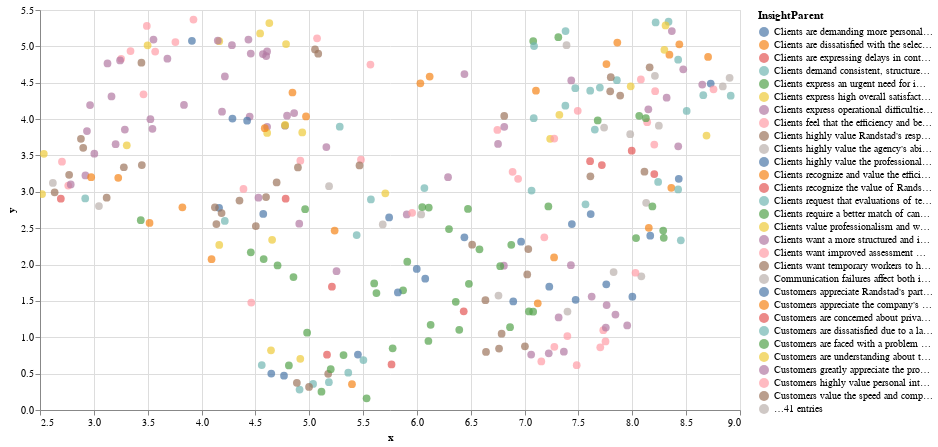

Here is the notebook cell this chart was saved with:
### Code cell
# Plot
chart = alt.Chart(df_explore).mark_circle(size=60).encode(
    x=#'x',
    alt.X('x',
        scale=alt.Scale(zero=False)
    ),
    y=
    alt.Y('y',
        scale=alt.Scale(zero=False)
    ),
    color='InsightParent',
    tooltip=['text', 'InsightParent']
).properties(
    width=700,
    height=400
)
chart.interactive()

### Figure 1 — Vega-Lite specification as saved in the notebook (floating-point values rounded to 4 significant figures; data arrays with more than 128 entries replaced by an {"elided": "..."} marker saying what was removed)
{"config": {"view": {"continuousWidth": 300, "continuousHeight": 300}}, "data": {"name": "data-10efaf3862b9bda8cea2396cd567cf79"}, "mark": {"type": "circle", "size": 60}, "encoding": {"color": {"field": "InsightParent", "type": "nominal"}, "tooltip": [{"field": "text", "type": "nominal"}, {"field": "InsightParent", "type": "nominal"}], "x": {"field": "x", "scale": {"zero": false}, "type": "quantitative"}, "y": {"field": "y", "scale": {"zero": false}, "type": "quantitative"}}, "height": 400, "params": [{"name": "param_1", "select": {"type": "interval", "encodings": ["x", "y"]}, "bind": "scales"}], "width": 700, "$schema": "https://vega.github.io/schema/vega-lite/v5.16.3.json", "datasets": {"data-10efaf3862b9bda8cea2396cd567cf79": {"elided": "297 records"}}}
